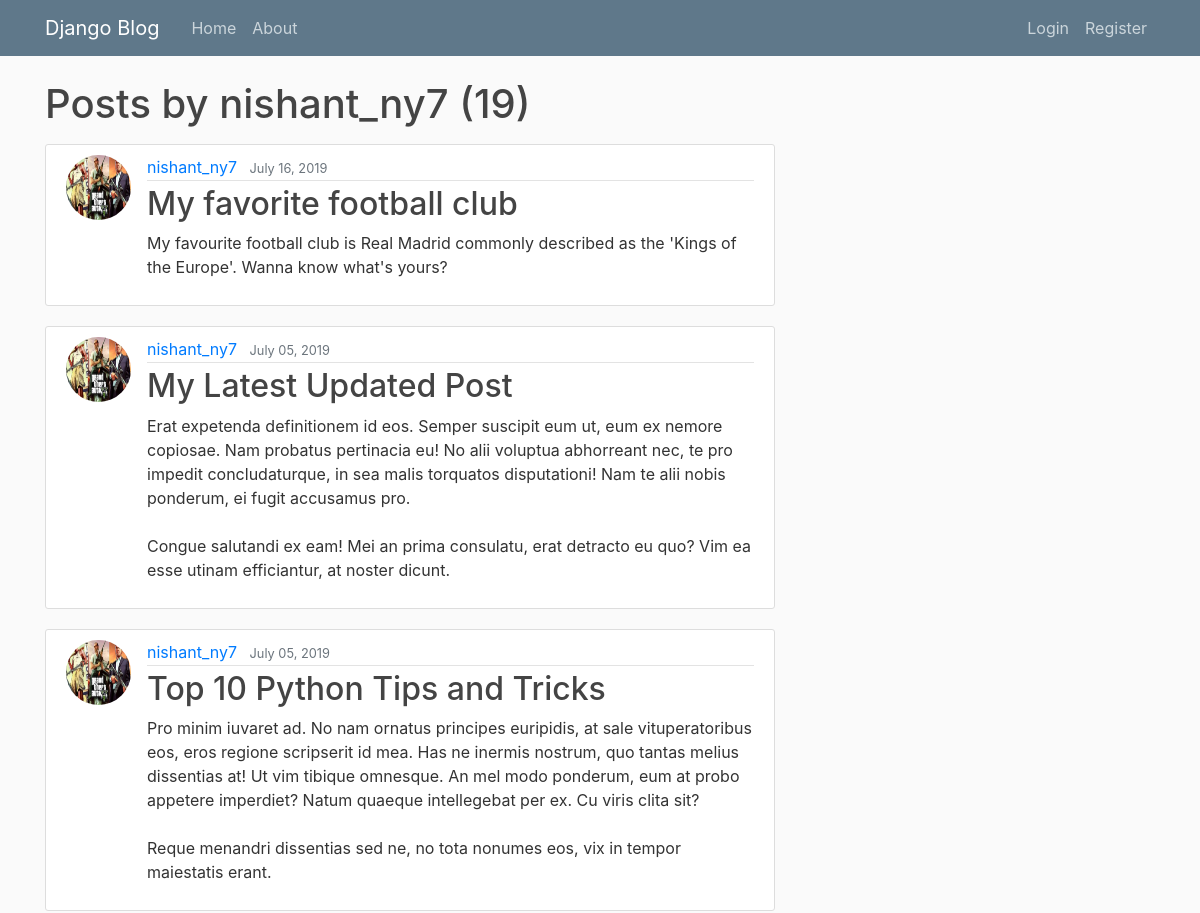
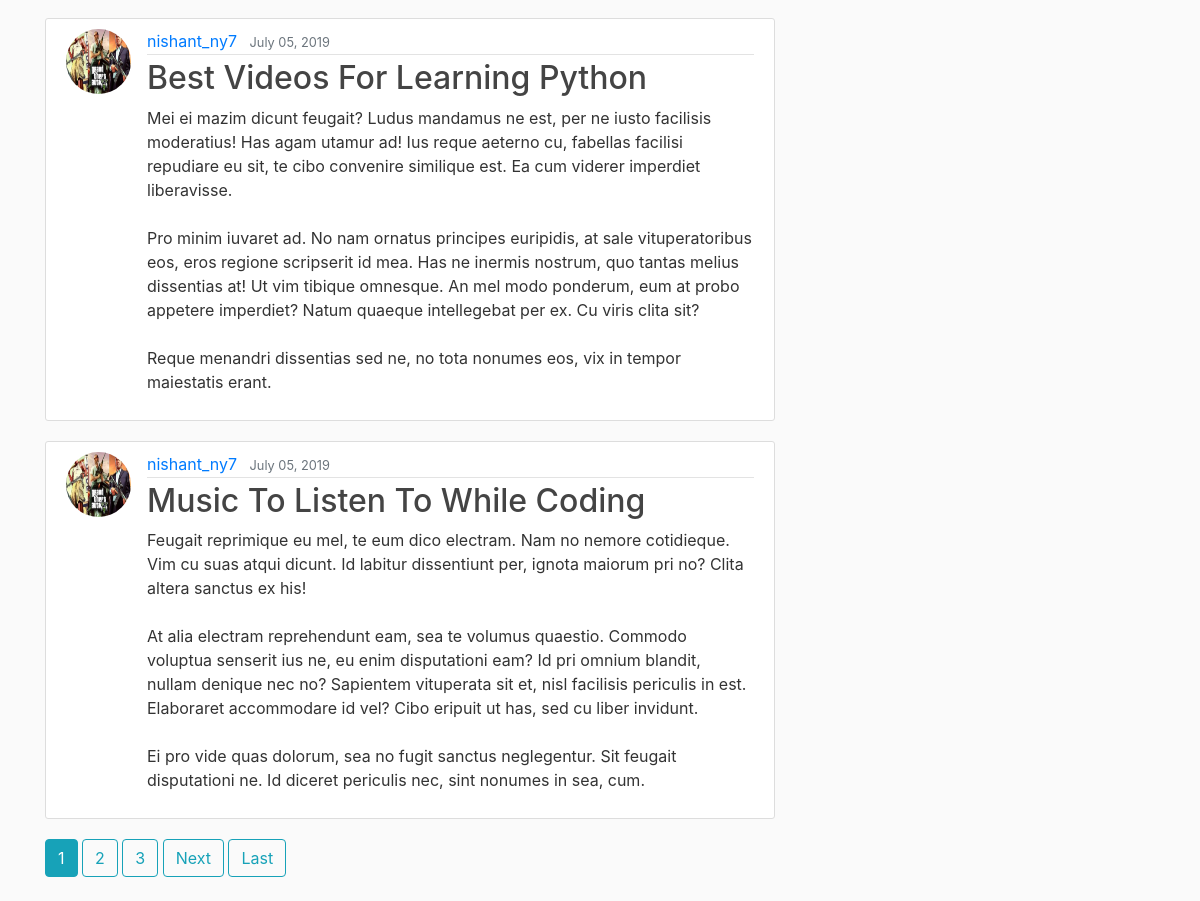
/user/nishant_ny7, run on the app's committed database (2 pictures, top to bottom).
### blog/models.py (models this page shows, shortened)
class Post(models.Model):
    title = models.CharField(max_length=100)
    content=models.TextField()
    date_posted=models.DateTimeField(default = timezone.now)
    author = models.ForeignKey(User, on_delete=models.CASCADE)

### users/models.py (models this page shows, shortened)
class Profile(models.Model):
    user = models.OneToOneField(User, on_delete = models.CASCADE)
    image = models.ImageField(default='default.jpg', upload_to='profile_pics')

### blog/views.py (the view)
# urls.py: path('user/<str:username>',UserPostListView.as_view(), name="user-posts"),
class UserPostListView(ListView):
    model = Post
    template_name = 'blog/user_posts.html'
    context_object_name = 'posts'
    ordering = ['-date_posted']
    paginate_by = 5
    def get_queryset(self):
        user = get_object_or_404(User, username=self.kwargs.get('username'))
        return Post.objects.filter(author=user).order_by('-date_posted')

### blog/templates/blog/user_posts.html (shortened to what this page needs)
{% extends "blog/base.html" %}
{% block content %}
    <h1 class="mb-3">Posts by {{ view.kwargs.username }} ({{ page_obj.paginator.count }})</h1>
    {% for post in posts %}
        <article class="media content-section">
          <img class="rounded-circle article-img" src="{{post.author.profile.image.url}}">
          <div class="media-body">
            <div class="article-metadata">
              <a class="mr-2" href="{% url 'user-posts' post.author.username %}">{{ post.author }}</a>
              <small class="text-muted">{{ post.date_posted|date:"F d, Y" }}</small>
            </div>
            <h2><a class="article-title" href="{% url 'post-detail' post.id %}">{{ post.title }}</a></h2>
            <p class="article-content">{{ post.content }}</p>
          </div>
        </article>
    {% endfor %}
    {% if is_paginated %}
        {% for num in page_obj.paginator.page_range %}
          {% if page_obj.number == num %}
            <a href="?page={{ num }}" class="btn btn-info mb-4">{{ num }}</a>
          {% elif num > page_obj.number|add:'-3' and num < page_obj.number|add:'3' %}
          <a href="?page={{ num }}" class="btn btn-outline-info mb-4">{{ num }}</a>
          {% endif %}
        {% endfor %}
        {% if page_obj.has_next %}
          <a href="?page={{ page_obj.next_page_number }}" class="btn btn-outline-info mb-4">Next</a>
          <a href="?page={{ page_obj.paginator.num_pages }}" class="btn btn-outline-info mb-4">Last</a>
        {% endif %}
    {% endif %}
{% endblock content %}

### blog/static/blog/main.css (style rules this page uses)
body { background: #fafafa; color: #333333; margin-top: 5rem; }
h1, h2, h3, h4, h5, h6 { color: #444444; }
.content-section { background: #ffffff; padding: 10px 20px; border: 1px solid #dddddd; border-radius: 3px; margin-bottom: 20px; }
.article-title { color: #444444; }
.article-content { white-space: pre-line; }
.article-img { height: 65px; width: 65px; margin-right: 16px; }
.article-metadata { padding-bottom: 1px; margin-bottom: 4px; border-bottom: 1px solid #e3e3e3 }

### data on the page
Post: author.profile.image (picture), author "nishant_ny7", date_posted "July 16, 2019", title "My favorite football club", content "My favourite football club is Real Madrid commonly described as the 'Kings of the Europe'. Wanna know what's yours?"
Post: author.profile.image (picture), author "nishant_ny7", date_posted "July 05, 2019", title "My Latest Updated Post", content "Erat expetenda definitionem id eos. Semper suscipit eum ut, eum ex nemore copiosae. Nam probatus pertinacia eu! No alii voluptua abhorreant nec, te pro impedit concludaturque, in sea malis torquatos disputationi! Nam te alii nobis ponderum, ei fugit accusamus pro. Congue salutandi ex eam! Mei an prima consulatu, erat detracto eu quo? Vim ea esse utinam efficiantur, at noster dicunt."
Post: author.profile.image (picture), author "nishant_ny7", date_posted "July 05, 2019", title "Top 10 Python Tips and Tricks", content "Pro minim iuvaret ad. No nam ornatus principes euripidis, at sale vituperatoribus eos, eros regione scripserit id mea. Has ne inermis nostrum, quo tantas melius dissentias at! Ut vim tibique omnesque. An mel modo ponderum, eum at probo appetere imperdiet? Natum quaeque intellegebat per ex. Cu viris clita sit? Reque menandri dissentias sed ne, no tota nonumes eos, vix in tempor maiestatis erant."
Post: author.profile.image (picture), author "nishant_ny7", date_posted "July 05, 2019", title "Best Videos For Learning Python", content "Mei ei mazim dicunt feugait? Ludus mandamus ne est, per ne iusto facilisis moderatius! Has agam utamur ad! Ius reque aeterno cu, fabellas facilisi repudiare eu sit, te cibo convenire similique est. Ea cum viderer imperdiet liberavisse. Pro minim iuvaret ad. No nam ornatus principes euripidis, at sale vituperatoribus eos, eros regione scripserit id mea. Has ne inermis nostrum, quo tantas melius dissentias at! Ut vim tibique omnesque. An mel modo ponderum, eum at probo appetere imperdiet? Natum quaeque intellegebat per ex. Cu viris clita sit? Reque menandri dissentias sed ne, no tota nonumes eos, vix in tempor maiestatis erant."
Post: author.profile.image (picture), author "nishant_ny7", date_posted "July 05, 2019", title "Music To Listen To While Coding", content "Feugait reprimique eu mel, te eum dico electram. Nam no nemore cotidieque. Vim cu suas atqui dicunt. Id labitur dissentiunt per, ignota maiorum pri no? Clita altera sanctus ex his! At alia electram reprehendunt eam, sea te volumus quaestio. Commodo voluptua senserit ius ne, eu enim disputationi eam? Id pri omnium blandit, nullam denique nec no? Sapientem vituperata sit et, nisl facilisis periculis in est. Elaboraret accommodare id vel? Cibo eripuit ut has, sed cu liber invidunt. Ei pro vide quas dolorum, sea no fugit sanctus neglegentur. Sit feugait disputationi ne. Id diceret periculis nec, sint nonumes in sea, cum."

### other printed values
{{ view.kwargs.username }} "nishant_ny7"
{{ page_obj.paginator.count }} "19"
{{ num }} "1"
{{ num }} "2" "3"
